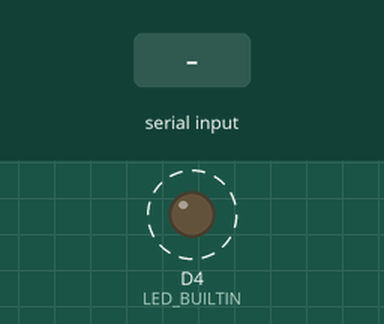
Bench run of a sketch on a simulated ESP8266 (NodeMCU). Shown: output pins drawn as LEDs (lit = HIGH, except the on-board LED, lit = LOW). Dashed ring = blinking. Inputs (shaded band) come from the test bench. WiFi joins after 1.5 s; servers stay silent unless stated; not simulated (calls return 0 or success): wifi_credentials.h; what the sketch prints to the serial monitor is not drawn.

Above: at 11.2 s.
11.3 s: " + rowFromPanel + \n" received over the second serial link
At 15.0 s:
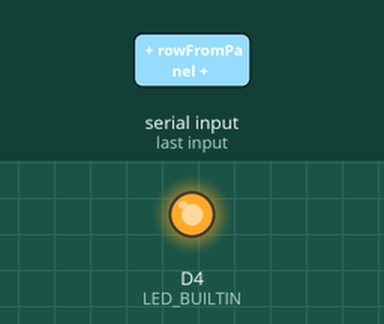
15.9 s: "90,45\n" received over the second serial link
At 20.8 s:
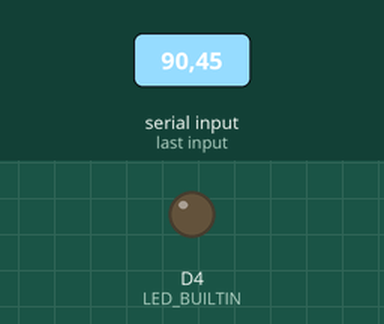
21.9 s: "30,150\n" received over the second serial link
Timing chart, 0 to 34.4 s (numbered marks = the images above; inputs shaded):
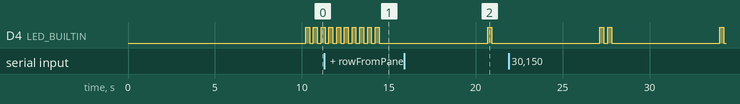

The sketch:

victron_solar.ino
```cpp
// record data from Victron Solar Controller
// Sept 26 2020
// Author: Will Allen
//BOARD in use: NODEMCU V09 ESP-12 module
//TODO #include <ESP8266WiFiMulti.h>
#include <ESP8266WiFi.h>
#include <WiFiClientSecure.h>
#include "ThingSpeak.h"
#include <SoftwareSerial.h>
#include <wifi_credentials.h>
//TODO: put thingspeak creds here.
#define RXPIN D1 // receive -for esp8266 there are many pins that cannot be used.
#define TXPIN D2 //trans

/*
 * thingspeak: https://thingspeak.com/channels/140150
 *docs: https://beta.ivc.no/wiki/index.php/Victron_VE_Direct_DIY_Cable
 *  BOARD: ESP8266 NODEMCU
 * changes:
 * -Feb 2022 - updated to support max values, and set sleep to 30 mins (1800 secs) from 3000 secs
PID 0xA043      -- Product ID for BlueSolar MPPT 100/15
FW  119     -- Firmware version of controller, v1.19
SER#  HQXXXXXXXXX   -- Serial number
V 13790     -- Battery voltage, mV
I -10     -- Battery current, mA
VPV 15950     -- Panel voltage, mV
PPV 0     -- Panel power, W
CS  5     -- Charge state, 0 to 9
ERR 0     -- Error code, 0 to 119
LOAD  ON      -- Load output state, ON/OFF
IL  0     -- Load current, mA
H19 0       -- Yield total, kWh
H20 0     -- Yield today, kWh
H21 397     -- Maximum power today, W
H22 0       -- Yield yesterday, kWh
H23 0     -- Maximum power yesterday, W
HSDS  0     -- Day sequence number, 0 to 365
Checksum  l:A0002000148   -- Message checksum

actual:
PID  0xA04C
FW  150
SER#  HQ19379192M
V 14140
I 1340
VPV 15450
PPV 31
CS  3
MPPT  2
ERR 0
LOAD  ON
IL  800
H19 20
H20 11
H21 91
H22 2
H23 12
HSDS  2
Checksum  µ:AD7ED00160071
:AD5ED008605FE
:ABCED00720C000024
:ABBED000E068F
:AADED000800A9

recording:
V 13790     -- Battery voltage, mV
I -10     -- Battery current, mA
VPV 15950     -- Panel voltage, mV
PPV 0     -- Panel power, W
CS  5     -- Charge state, 0 to 9
IL  0     -- Load current, mA
H22 0       -- Yield yesterday, kWh
H23 0     -- Maximum power yesterday, W

--FUTURE:
ERR 0     -- Error code, 0 to 119
HSDS  0     -- Day sequence number, 0 to 365
H19 0       -- Yield total, kWh
H20 0     -- Yield today, kWh
H21 397     -- Maximum power today, W

TODO: leverage https://willcloud.crabdance.com/postdata.php

*/
const char * TP_APPLE = "0NRCT2ZN3PNTMHUG";
const unsigned long TP_CHANNEL = 140150;
const int SERIALRATE = 19200;
//make sure you at least have a WIFI1 in your credentials file

WiFiClient wifiClient;
WiFiClientSecure sslClient;
SoftwareSerial mySerial(RXPIN, TXPIN); // RX, TX

const int sleepMicrosPerLoop = 1800e6;  //30 mins
// UNTESTED const unsigned int microSecHour = 2.77778e-10;

void setup()
{
  consoleWrite("waiting for power to stabilize");
  delay(1000*10);  //10 secs
	WiFi.mode(WIFI_STA);
  pinMode(LED_BUILTIN, OUTPUT);
  pinMode(RXPIN, INPUT);
  pinMode(TXPIN, OUTPUT);
  Serial.begin(SERIALRATE);
  String setupMessage = "connected to second serial: " + String(RXPIN) + ", " + String(TXPIN);
  mySerial.println(setupMessage);
  consoleWrite(setupMessage);
}

void loop()
{
  //setup
  startWIFI();
  mySerial.begin(SERIALRATE);
  consoleWrite("Loop");
  //write out the data
  writeThingSpeak();

  //closeout
  WiFi.disconnect();
  mySerial.end();
  consoleWrite("CLOSEOUT: End of loop...sleeping ("+String(sleepMicrosPerLoop/60e6)+"mins) ");
  ESP.deepSleep(3000e6);  //need to wire from D0 to RST ---- * 1000 since using microseconds - might require resistor?!
  //TODO: UNTESTED ESP.deepSleep(2777e8);  //need to wire from D0 to RST ---- * 1000 since using microseconds  2.77778e-10

  //deepsleep - https://randomnerdtutorials.com/esp8266-deep-sleep-with-arduino-ide/
  // thingspeak needs minimum 15 sec delay between updates
}

void consoleWrite(String out)
{
  Serial.println(out);
  //mySerial.println(out);
}

//TODO: reread the data when something out of range comes back
int process_data(String searchString, String rowFromPanel)
{
  int res = -1;
  int posOfVar = rowFromPanel.indexOf(searchString);
  if(posOfVar > -1)
  {
    //TODO: how to handle when PPV returns 21 instead of 21000 as expected?
    String valueDetail = rowFromPanel.substring(searchString.length());//make sure space is in the searchstring
    //valueDetail.trim(); //removed OCt 12 for testing
    res = valueDetail.toInt();
    consoleWrite("found line and match:" + searchString + " == " + rowFromPanel + " -> " + valueDetail + " ->" + res);
  }
  else
  {
    consoleWrite("found line, but no match:" + searchString + " <> " + rowFromPanel);
  }
  return res;
}

int getBoxOfSerial(String searchString, int maxSerialVal)
{
  int returnValue = -1;
  blinkLED(-1); //turn LED on while processing off
  //take best record from 100 lines
  for(int nLine = 0; nLine < 100; nLine++)  //give 1 min to find the data
  {
    if(mySerial.available()>0)
    {
      //mySerial.readStringUntil('\n'); //flush the first imperfect buffer line
      String inputLine = mySerial.readStringUntil('\n');
      int possibleValue = process_data(searchString, inputLine);
      if(possibleValue!=-1)
      {
        //increment nLine since a match was found
        nLine += 10;
        if(possibleValue > 0)
        {
          returnValue = max(possibleValue, returnValue);
        }
        else
        {
          returnValue = min(possibleValue, returnValue);
        }
      }
    }
    //if value out of range, try again by resetting returnvalue=-1
    if(maxSerialVal != -1 && returnValue > maxSerialVal)
    {
      returnValue = -1;
    }
    delay(60);
  }//for maxtries
  blinkLED(-1);   //turn LED back off
  return returnValue;
}

void writeThingSpeak()
{
  /*
  recording:
  V 13790     -- Battery voltage, mV  -field1[0] validMAX: <40000
  I -10     -- Battery current, mA    -field2[1] validMAX: <40000
  VPV 15950     -- Panel voltage, mV  -field3[2] validMAX: <60000
  H19 0       -- Yield total, kWh     -field4[3] validMAX: no max
  CS  5     -- Charge state, 0 to 9   -field5[4] validMAX: <10
  IL  0     -- Load current, mA       -field6[5] validMAX: <60000
  H20 0     -- Yield today, kWh       -field7[6] validMAX: <2000?
  H21 397   -- Max power today (W)    -field8[7] validMAX: <10000?

  TESTING
  PPV 0     -- Panel power, W         -field0 validMAX:   -always 0?
  H22 0       -- Yield yesterday, kWh -field0 validMAX:
  H23 0     -- Maximum power yesterday, W  -field0 validMAX:

  */
  consoleWrite("writeThingSpeak start");
  ThingSpeak.begin(wifiClient);
  String fields[8] = {"V\t", "I\t", "VPV\t", "H19\t", "CS\t", "IL\t", "H20\t", "H21\t"}; // tab is field separator
  int maxVals[8] = {60000, 60000, 60000, -1, 11, 60000,10000,10000};
  for(int x = 0; x< 8; x++)
  {
    consoleWrite("field:" +fields[x] );
    int fieldVal = getBoxOfSerial(fields[x], maxVals[x]);
    if(fieldVal!=-1)
    {
      ThingSpeak.setField((x+1), fieldVal);
    }
    consoleWrite("field:" +fields[x] + " value " +  fieldVal);
    blinkLED(x+1);
  }
  int rc = ThingSpeak.writeFields(TP_CHANNEL,TP_APPLE);
  consoleWrite( "TP return code: " +  String(rc));
}

void blinkLED(int times)
{
  static int LEDON = 0;
  if(times >0)
  {
    for(int x=0; x < times; x++)
    {
      digitalWrite(LED_BUILTIN, LOW);   // turn the LED on
      LEDON = 1;
      Serial.print(".");
      delay(222);
      digitalWrite(LED_BUILTIN, HIGH);   // turn the LED on
      LEDON = 0;
      delay(222);
    }
  }
  else  //-1 means to toggle
  {
    if(LEDON==1)
    {
      LEDON=0;
      digitalWrite(LED_BUILTIN, HIGH);
    }
    else
    {
       LEDON=1;
       digitalWrite(LED_BUILTIN, LOW);
    }
  }
}

void startWIFI()
{
  if(WiFi.status() != WL_CONNECTED)
  {
    Serial.print("Attempting to connect to SSID: ");
    Serial.println(WIFI1_S);
    int x =22;
    while(WiFi.status() != WL_CONNECTED && x-- >0)
    {
      WiFi.begin(WIFI1_S, WIFI1_P);
      blinkLED(10);
    }
    if(x<1)
    {
      //something wrong
      //ESP.restart();
      //sleep instead of restarting
      //ESP.deepSleep(3000e6);  //need to wire from D0 to RST ---- * 1000 since using microseconds
      ESP.deepSleep(sleepMicrosPerLoop);  //need to wire from D0 to RST ---- * 1000 since using microseconds
    }
    Serial.println("\nConnected.");
  }
}
```
